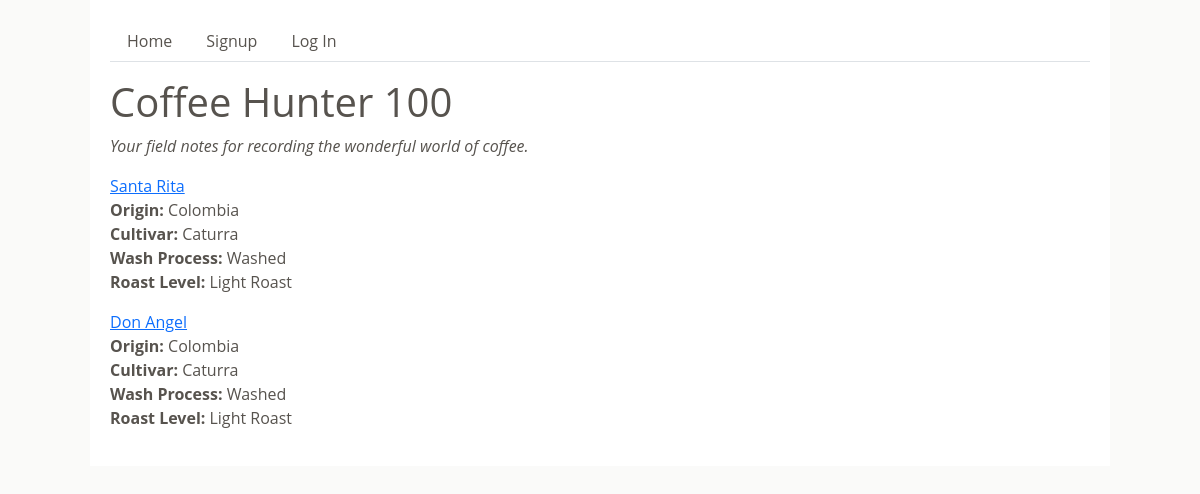
Before: / with the older database file.
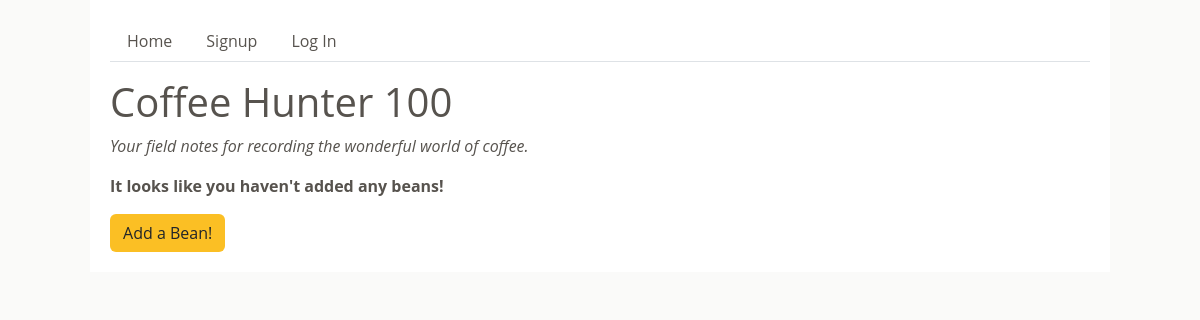
After: the same page with the newer database file.
### ch_100_app/models.py (models this page shows, shortened)
class Bean(db.Model):
    id = db.Column(db.Integer, primary_key=True)
    name = db.Column(db.String(60), nullable=False)
    origin = db.Column(db.String(100), nullable=False)
    cultivar = db.Column(db.String(60))
    wash_process = db.Column(db.Enum(WashProcess), nullable=False)
    roast_level = db.Column(db.Enum(RoastLevel), nullable=False)
    notes = db.relationship("Note", back_populates="bean")

### ch_100_app/main/routes.py (the view)
@main.route("/")
def homepage():
    beans = Bean.query.all()
    return render_template("home.html", beans=beans)

### ch_100_app/utils.py (called while the page is built)
    def __str__(self):
        return str(self.value)

### ch_100_app/templates/home.html
{% extends 'base.html' %}
{% block content %}
<h1>Coffee Hunter 100</h1>
<p><em>Your field notes for recording the wonderful world of coffee.</em></p>
{% if not beans %}
  <div>
    <p><strong>It looks like you haven't added any beans!</strong></p>
    <a href="{{ url_for('main.new_bean') }}" class="btn">Add a Bean!</a>
  </div>
{% endif %}
{% for bean in beans %}
<div class="bean">
    <a href="/bean/{{ bean.id }}">{{ bean.name }}</a>
    <p><strong>Origin:</strong> {{ bean.origin }}</p>
    <p><strong>Cultivar:</strong> {{ bean.cultivar }}</p>
    <p><strong>Wash Process:</strong> {{ bean.wash_process }}</p>
    <p><strong>Roast Level:</strong> {{ bean.roast_level }}</p>
</div>
{% endfor %}
{% endblock %}

### ch_100_app/templates/base.html (shortened to what this page needs)
<!DOCTYPE html>
<html lang="en">
  <head>
    <link
      href="https://cdn.jsdelivr.net/npm/bootstrap@5.3.3/dist/css/bootstrap.min.css"
      rel="stylesheet"
    />
    <link rel="stylesheet" href="/static/style.css" />
  </head>
  <body>
    <div id="base-content">
      <ul class="nav nav-tabs">
        <li>
          <a class="nav-link" href="/">Home</a>
        </li>
        {% if current_user.is_authenticated %}
        <li class="nav-item">
          <a class="nav-link" href="/new_bean">New Bean</a>
        </li>
        <li class="nav-item">
          <a class="nav-link" href="/new_note">New Note</a>
        </li>
        <li class="nav-item">
          <a class="nav-link" href="/logout">Log Out</a>
        </li>
        {% else %}
        <li class="nav-item">
          <a class="nav-link" href="/signup">Signup</a>
        </li>
        <li class="nav-item">
          <a class="nav-link" href="/login">Log In</a>
        </li>
        {% endif %}
      </ul>
       {% block content %} {% endblock %}
    </div>
  </body>
</html>

### ch_100_app/static/style.css (style rules this page uses)
body { display: flex; flex-direction: column; align-items: center; background-color: #fafaf9; }
#base-content { font-family: 'Open Sans', sans-serif; color: #57534e; width: 85%; background-color: white; padding: 20px; }
.nav { margin-bottom: 1rem; }
.nav-link { color: #57534e; }
.btn { background-color: #fbbf24; }

Changed rows visible on the page:
removed Bean: name "Santa Rita", origin "Colombia", cultivar "Caturra", wash_process "Washed", roast_level "Light Roast"
removed Bean: name "Don Angel", origin "Colombia", cultivar "Caturra", wash_process "Washed", roast_level "Light Roast"
Other visible differences:
text now shown: "It looks like you haven't added any beans! Add a Bean!"
